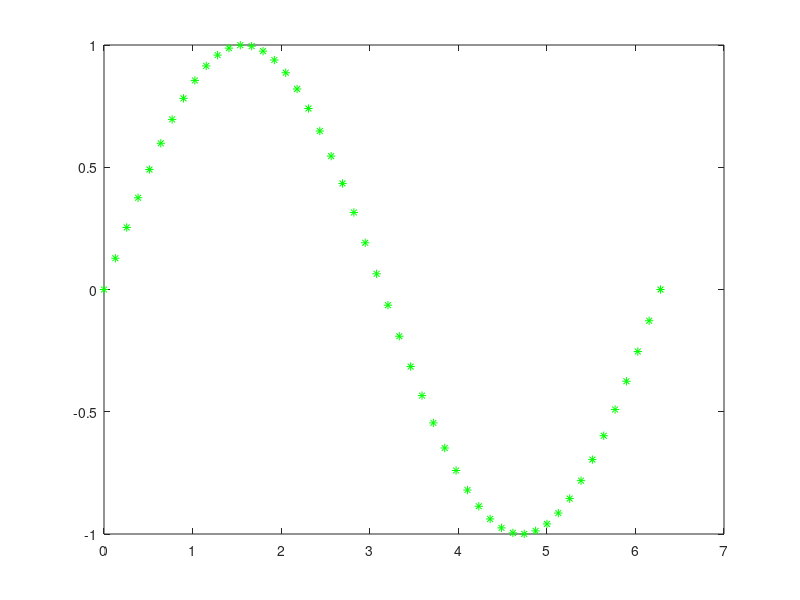

Reproduce this figure in MATLAB.
% MATLAB script Plot_x_y.m

% This script plots x and y vectors using color and line
% style inputs from the user.

% Create the vectors x and y
x = pi * linspace(0,2,50);
y = sin(x);

% Prompt the user for an input
color = input('Enter a color (red, blue or green): ', 's');
style = input('Enter plot style (circle or star): ', 's');

% Convert the user's color input to the form needed for 
% the plot command
if strcmp(color, 'red')
    col = 'r';
elseif strcmp(color, 'blue')
    col = 'b';
else
    col = 'g';
end

% Convert the user's style input to the form needed for
% the plot command
if strcmp(style, 'circle')
    st = 'o';
else
    st = '*';
end

% Make the string needed for the plot command
pstr = strcat(col,st);

% Plot the function using color and style information from 
% the user
plot(x,y,pstr)
